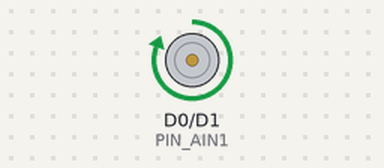
This sketch was run on a simulated Seeed XIAO (SAMD21). On the bench: motor-driver pin pairs drawn as motors (green arrow = first pin HIGH = forward, orange = second pin HIGH = backward, longer = more drive).

Above: at 10.0 s.
At 31.5 s:
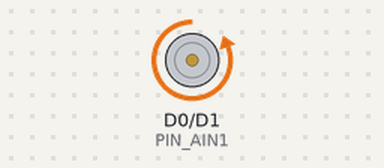
At 42.2 s:
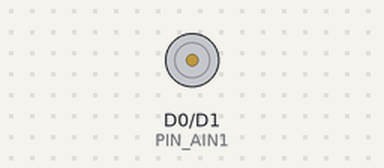
Timing chart, 0 to 55.9 s (numbered marks = the images above):
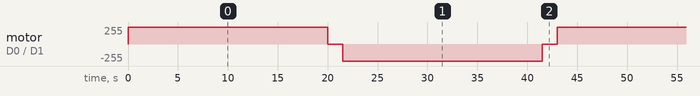

Measured:
- by itself, motor on D0 (PIN_AIN1) / D1 (PIN_AIN2): repeats every 43.0 s: stopped 1.5 s, backward 255/255 20.0 s, stopped 1.5 s, forward 255/255 20.0 s

The sketch:

faulwinder.ino
```cpp
/*
  Faulwinder — the lazy watch winder — nRF52840 firmware
  Board:  Seeed XIAO nRF52840  (Adafruit nRF52 Arduino core)
  Spec:   see ../../CLAUDE.md for the full hardware map, gotchas, and build order.

  STATUS: SKELETON. Build it up in slices (see ../README.md).
          Slice 1 (motor spin + reverse) is roughly runnable as-is once GEAR_RATIO/pins are confirmed.
*/

// ---------------- Pin map (see CLAUDE.md) ----------------
const int PIN_AIN1   = D0;   // DRV8833 AIN1   — motor direction A (PWM-capable)
const int PIN_AIN2   = D1;   // DRV8833 AIN2   — motor direction B (PWM-capable)
const int PIN_NSLEEP = D2;   // DRV8833 nSLEEP — LOW = sleep driver, HIGH = run
const int PIN_BUTTON = D3;   // wake button -> GND (INPUT_PULLUP)
const int PIN_BATT_SENSE = A4;   // battery-sense divider node  (USE A4, NOT A0 — A0 == D0!)
                                 // NOTE: not PIN_VBAT — the XIAO variant.h already #defines that (GPIO32, internal batt).

// ---------------- Config (tune to your build) ----------------
const int   GEAR_RATIO    = 22;    // <-- SET to your installed gearhead: 22 / 76 / 221 / 262
const int   TURNS_PER_DAY = 650;   // daily winding target
const int   BURST_SECONDS = 20;    // motor run time per direction burst
const int   HALT_MS       = 1500;  // pause between reversals (let it coast to a stop)
const int   MOTOR_PWM     = 255;   // 0..255 duty; lower = slower holder (optional speed trim)
const float VBAT_SCALE    = 2.0;   // R1 == R2 divider -> multiply measured voltage by 2

// ---------------- Motor primitives (slice 1) ----------------
void driverWake()  { digitalWrite(PIN_NSLEEP, HIGH); }
void driverSleep() { digitalWrite(PIN_NSLEEP, LOW);  }   // <-- the battery-life lever

void windCW()  { driverWake(); analogWrite(PIN_AIN1, MOTOR_PWM); digitalWrite(PIN_AIN2, LOW); }
void windCCW() { driverWake(); digitalWrite(PIN_AIN1, LOW);  analogWrite(PIN_AIN2, MOTOR_PWM); }
void halt()    { digitalWrite(PIN_AIN1, LOW); digitalWrite(PIN_AIN2, LOW); }  // coast

// ---------------- TODO (later slices) ----------------
// 2: bidirectional scheduler -> hit TURNS_PER_DAY (run_seconds = TURNS_PER_DAY / outputRPM * 60); add calibration
// 3: BLE GATT config (turns_per_day, direction_mode, enabled, calibration) + LittleFS persistence
// 4: deep sleep between bursts; wake on RTC/timer; button (D3) opens ~2min BLE window; driverSleep() whenever idle
// 5: read A4, x VBAT_SCALE, -> % -> standard BLE Battery Service
// 6: config UI in ../../webapp/index.html (Web Bluetooth)

void setup() {
  pinMode(PIN_AIN1, OUTPUT);
  pinMode(PIN_AIN2, OUTPUT);
  pinMode(PIN_NSLEEP, OUTPUT);
  pinMode(PIN_BUTTON, INPUT_PULLUP);
  driverSleep();                 // start with the driver asleep
  // TODO: Serial for bench testing; init BLE (Bluefruit); init LittleFS; set up RTC/timer wake
}

void loop() {
  // ---- Slice 1 smoke test: prove the wiring ----
  // Expect: motor turns one way ~20s, stops, turns the other way ~20s, stops, repeat.
  windCW();   delay((unsigned long)BURST_SECONDS * 1000);
  halt();     delay(HALT_MS);
  windCCW();  delay((unsigned long)BURST_SECONDS * 1000);
  halt();     delay(HALT_MS);
  driverSleep();
  // TODO (slice 2+): replace this loop with the turn-targeted scheduler + deep sleep.
}
```
